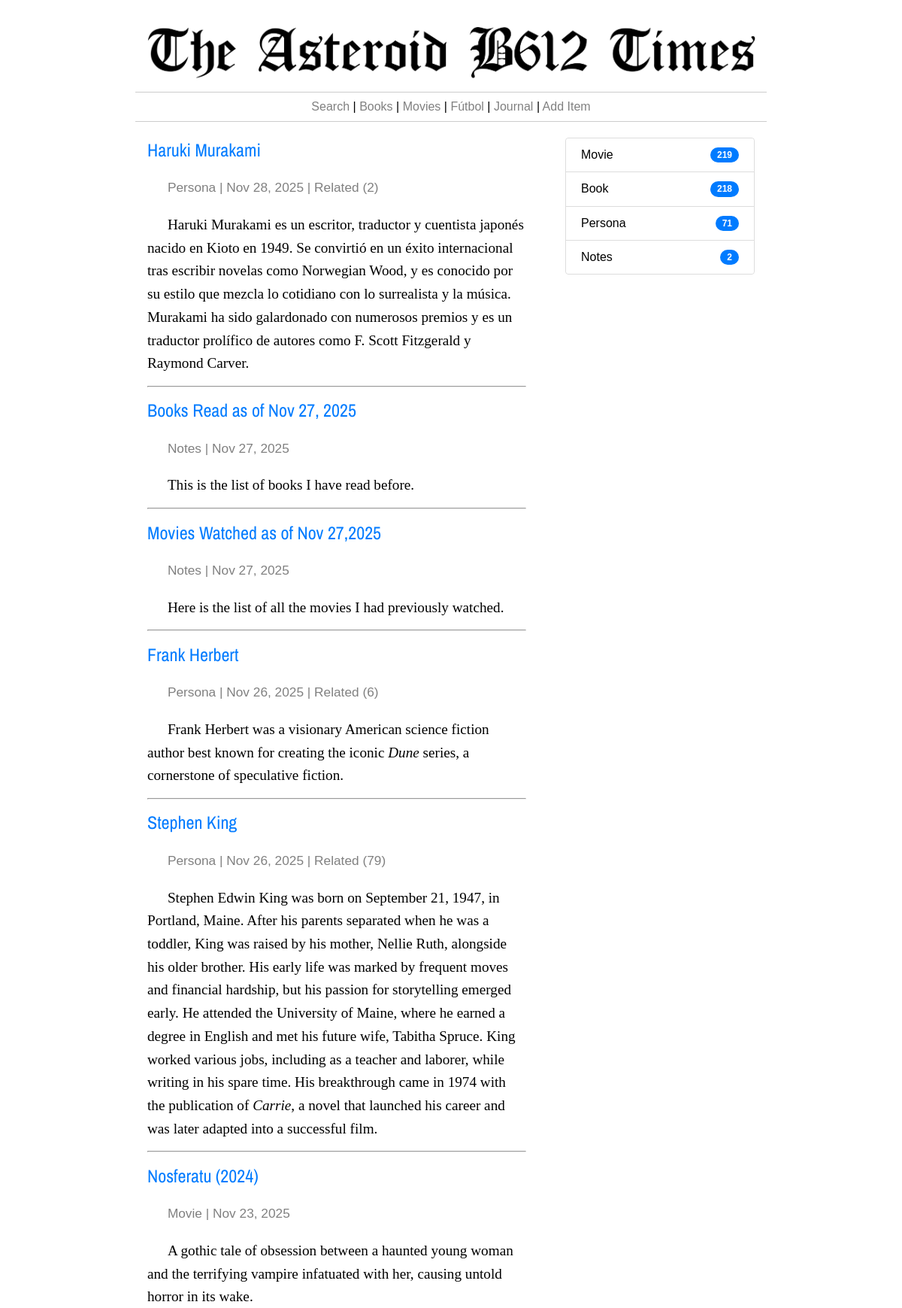
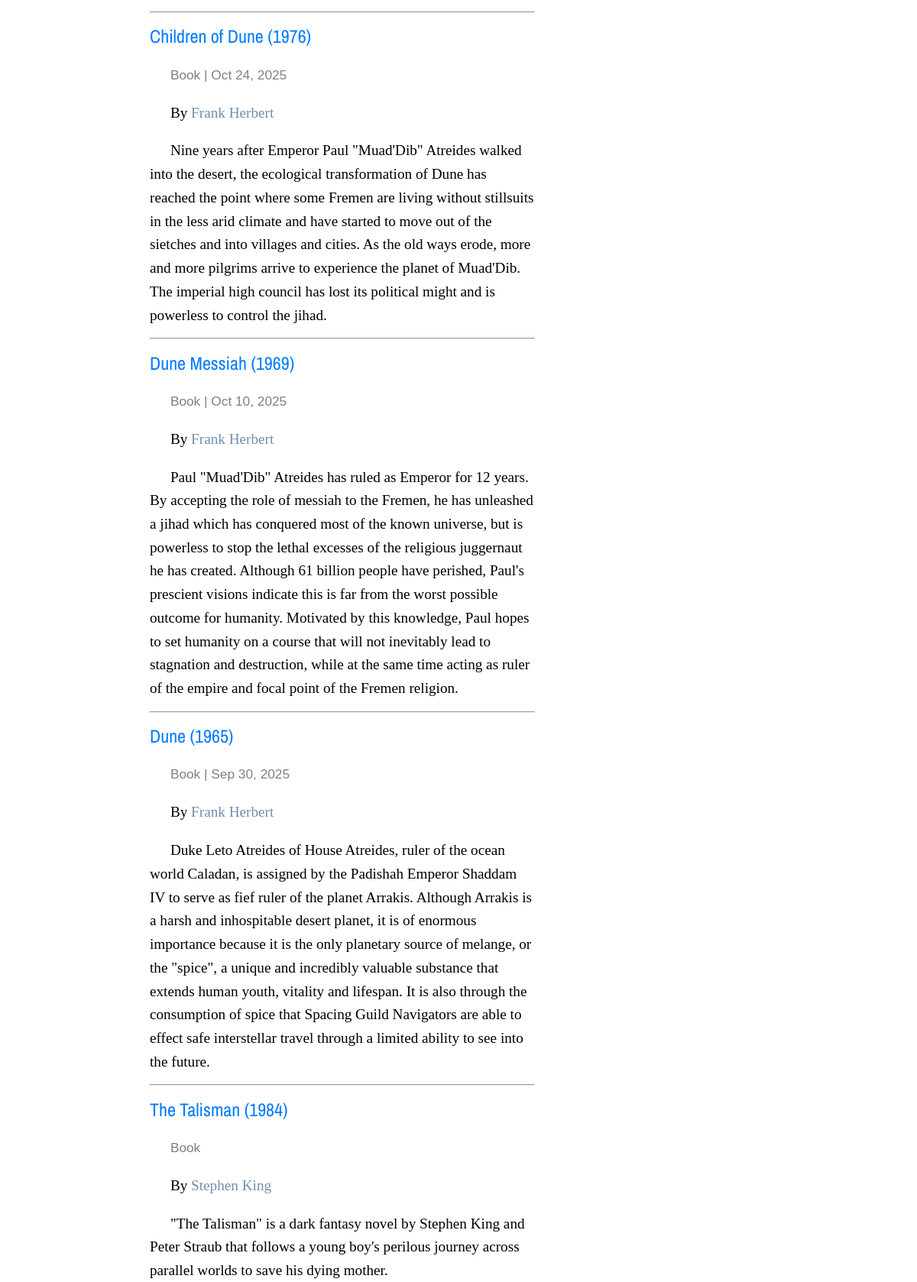
The page / (upper part) on the database its author committed (2 pictures, top to bottom).
### thetimes/models.py (models this page shows, shortened)
class Item(models.Model):
    titulo = models.CharField(max_length=255)
    tipo = models.ForeignKey(Category, on_delete=models.CASCADE)
    contenido = models.TextField()
    fecha_creacion = models.DateTimeField()
    fecha_edicion = models.DateTimeField()
    consumido = models.BooleanField(default=False)
    @property
    def headtext(self):
        n_corte = self.contenido.find('==headtext==')
        if n_corte == -1:
            return self.contenido[0:350]
        else:
            return markdown.markdown(self.contenido[0:n_corte],extensions=['extra'])
    @property
    def credit_links(self):
        if self.tipo.category.lower() in  ['book','movie']:
            ncreds = AttrItem.objects.filter(child=self, rel_name__in=['author','illustratror','pseudonym','director']).count()
            if ncreds > 0:
                creds = AttrItem.objects.filter(child=self, rel_name__in=['author','illustratror','pseudonym','director'])
                enlaces = ""
                for c in creds:
                    if c.rel_name not in  ['author','director']:
                        this_c = "(" + c.credito +")"
                    else:
                        this_c = ""
                    enlaces = enlaces + "<a href='/item/"+str(c.item.id)+"' style='text-decoration:none; color:#6F8FAF;'>"+c.item.titulo+this_c+"</a>,&nbsp;"
                clinks = enlaces[:-7]
            else:
                clinks = None
        else:
            clinks = None
        return clinks
    @property
    def periodo(self):
        this_v = ''
        pubyear = 0
        if self.tipo.category.lower() in ['book','bunko','manga volume']:
            npubyear = AttrInteger.objects.filter(item=self,att_name='pubyear').count()
            if npubyear > 0:
                pubyear = AttrInteger.objects.filter(item=self,att_name='pubyear').latest('id')
                this_v = f"({pubyear.att_value})"
        if self.tipo.category.lower() in ['movie','season','tv series','anime']:
            npubyear = AttrInteger.objects.filter(item=self,att_name='premiere').count()
            nfin = AttrInteger.objects.filter(item=self,att_name='finale').count()
            if npubyear > 0:
                pubyear = AttrInteger.objects.filter(item=self,att_name='premiere').latest('id')
            if nfin > 0:
                finale = AttrInteger.objects.filter(item=self,att_name='finale').latest('id')
            if nfin == 0 and npubyear > 0:
                this_v = f"({pubyear.att_value})"
            elif nfin > 0 and npubyear > 0 and finale == pubyear:
                this_v = f"({pubyear.att_value})"
            elif nfin > 0 and npubyear > 0 and finale != pubyear:
                this_v = f"({pubyear.att_value} - {finale.att_value})"
        return this_v
    @property
    def nrelated(self):
        conteo = AttrItem.objects.filter(item=self).count()
        return conteo

class Category(models.Model):
    category = models.CharField(max_length=255)
    @property
    def nitems(self):
        n_w = Item.objects.filter(tipo = self).count()
        return n_w

class AttrInteger(models.Model):
    item = models.ForeignKey(Item,on_delete=models.CASCADE)
    att_name = models.CharField(max_length=255)
    att_value = models.IntegerField()

class AttrItem(models.Model):
    item = models.ForeignKey(Item,on_delete=models.CASCADE,related_name="parent_item")
    child = models.ForeignKey(Item,on_delete=models.CASCADE,related_name="child_item")
    rel_name = models.CharField(max_length=255)

### thetimes/views.py (the view)
# urls.py: path('', views.homepage, name='homepage'),
def homepage(request):
	page = request.GET.get('page', 1)
	articles = Item.objects.exclude(tipo__id=14).order_by('-fecha_creacion')
	paginator = Paginator(articles, 12)
	resultados = paginator.get_page(page)
	cats = sorted(Category.objects.exclude(id=14),key=lambda t: t.nitems, reverse=True)
	if page == 1:
	    in_progress = Consumo.objects.filter(fec_fin__isnull=True).order_by('fec_ini')
	else:
	    in_progress = None
	return render(request,'homepage.html',{'articles':resultados,'cats':cats,'in_progress':in_progress})

### thetimes/templates/homepage.html (shortened to what this page needs)
{% extends 'base_times.html' %}
{% load static %}
{% block izquierda %}
  {% if articles %}
    {% for a in articles %}
      <h2><a href="{% url 'item' a.id %}" style="text-decoration:none; color:#007bff; ">{{a.titulo}}{% if a.periodo %}&nbsp;{{a.periodo}}{% endif %}</a></h2>
      <p><span class="detalles">{{a.tipo.category|capfirst}}{% if a.fecha_creacion|date:"Y-m-d" > '1999-12-31' %} | {{a.fecha_creacion|date:"M j, Y"}}{% endif %}{% if a.nrelated > 0 %} | <a href="{% url 'relatedItems' a.id %}" style="text-decoration:none; color:grey;">Related ({{a.nrelated}})</a>{% endif %}</span></p>
      {% if a.credit_links %}<p>By {{a.credit_links|safe}}</p>{% endif %}
      {{a.headtext|safe}}
      <hr style="margin-bottom: 0.9em; margin-top: 0em;">
    {% endfor %}
  {% endif %}
{% endblock %}
{% block derecha %}
<ul class="list-group">
    {% for c in cats %}
      {% if c.nitems > 0 %}
        <li class="list-group-item"><a href="{% url 'categoria' c.id %}" style="text-decoration:none; color:black;">{{c.category|capfirst}}</a> <span class="badge badge-pill">{{c.nitems}}</span></li>
      {% endif %}
    {% endfor %}
</ul>
{% endblock %}

### rows shown on the page
Item: titulo "Haruki Murakami", tipo.category "Persona", fecha_creacion "Nov 28, 2025", nrelated "2", headtext "Haruki Murakami es un escritor, traductor y cuentista japonés nacido en Kioto en 1949. Se convirtió en un éxito internacional tras escribir novelas como Norwegian Wood, y es conocido por su estilo que mezcla lo cotidiano con lo surrealista y la música. Murakami ha sido galardonado con numerosos premios y es un traductor prolífico de autores como F. Scott Fitzgerald y Raymond Carver."
Item: titulo "Books Read as of Nov 27, 2025", tipo.category "Notes", fecha_creacion "Nov 27, 2025", headtext "This is the list of books I have read before."
Item: titulo "Movies Watched as of Nov 27,2025", tipo.category "Notes", fecha_creacion "Nov 27, 2025", headtext "Here is the list of all the movies I had previously watched."
Item: titulo "Frank Herbert", tipo.category "Persona", fecha_creacion "Nov 26, 2025", nrelated "6", headtext "Frank Herbert was a visionary American science fiction author best known for creating the iconic Dune series, a cornerstone of speculative fiction."
Item: titulo "Stephen King", tipo.category "Persona", fecha_creacion "Nov 26, 2025", nrelated "79", headtext "Stephen Edwin King was born on September 21, 1947, in Portland, Maine. After his parents separated when he was a toddler, King was raised by his mother, Nellie Ruth, alongside his older brother. His early life was marked by frequent moves and financial hardship, but his passion for storytelling emerged early. He attended the University of Maine, where he earned a degree in English and met his future wife, Tabitha Spruce. King worked various jobs, including as a teacher and laborer, while writing in his spare time. His breakthrough came in 1974 with the publication of Carrie , a novel that launched his career and was later adapted into a successful film."
Item: titulo "Nosferatu", periodo "(2024)", tipo.category "Movie", fecha_creacion "Nov 23, 2025", headtext "A gothic tale of obsession between a haunted young woman and the terrifying vampire infatuated with her, causing untold horror in its wake."
Item: titulo "Children of Dune", periodo "(1976)", tipo.category "Book", fecha_creacion "Oct 24, 2025", credit_links "Frank Herbert", headtext "Nine years after Emperor Paul \"Muad'Dib\" Atreides walked into the desert, the ecological transformation of Dune has reached the point where some Fremen are living without stillsuits in the less arid climate and have started to move out of the sietches and into villages and cities. As the old ways erode, more and more pilgrims arrive to experience the planet of Muad'Dib. The imperial high council has lost its political might and is powerless to control the jihad."
Item: titulo "Dune Messiah", periodo "(1969)", tipo.category "Book", fecha_creacion "Oct 10, 2025", credit_links "Frank Herbert", headtext "Paul \"Muad'Dib\" Atreides has ruled as Emperor for 12 years. By accepting the role of messiah to the Fremen, he has unleashed a jihad which has conquered most of the known universe, but is powerless to stop the lethal excesses of the religious juggernaut he has created. Although 61 billion people have perished, Paul's prescient visions indicate this is far from the worst possible outcome for humanity. Motivated by this knowledge, Paul hopes to set humanity on a course that will not inevitably lead to stagnation and destruction, while at the same time acting as ruler of the empire and focal point of the Fremen religion."
Item: titulo "Dune", periodo "(1965)", tipo.category "Book", fecha_creacion "Sep 30, 2025", credit_links "Frank Herbert", headtext "Duke Leto Atreides of House Atreides, ruler of the ocean world Caladan, is assigned by the Padishah Emperor Shaddam IV to serve as fief ruler of the planet Arrakis. Although Arrakis is a harsh and inhospitable desert planet, it is of enormous importance because it is the only planetary source of melange, or the \"spice\", a unique and incredibly valuable substance that extends human youth, vitality and lifespan. It is also through the consumption of spice that Spacing Guild Navigators are able to effect safe interstellar travel through a limited ability to see into the future."
Item: titulo "The Talisman", periodo "(1984)", tipo.category "Book", credit_links "Stephen King", headtext "\"The Talisman\" is a dark fantasy novel by Stephen King and Peter Straub that follows a young boy's perilous journey across parallel worlds to save his dying mother."
Category: category "Movie", nitems "219"
Category: category "Book", nitems "218"
Category: category "Persona", nitems "71"
Category: category "Notes", nitems "2"
